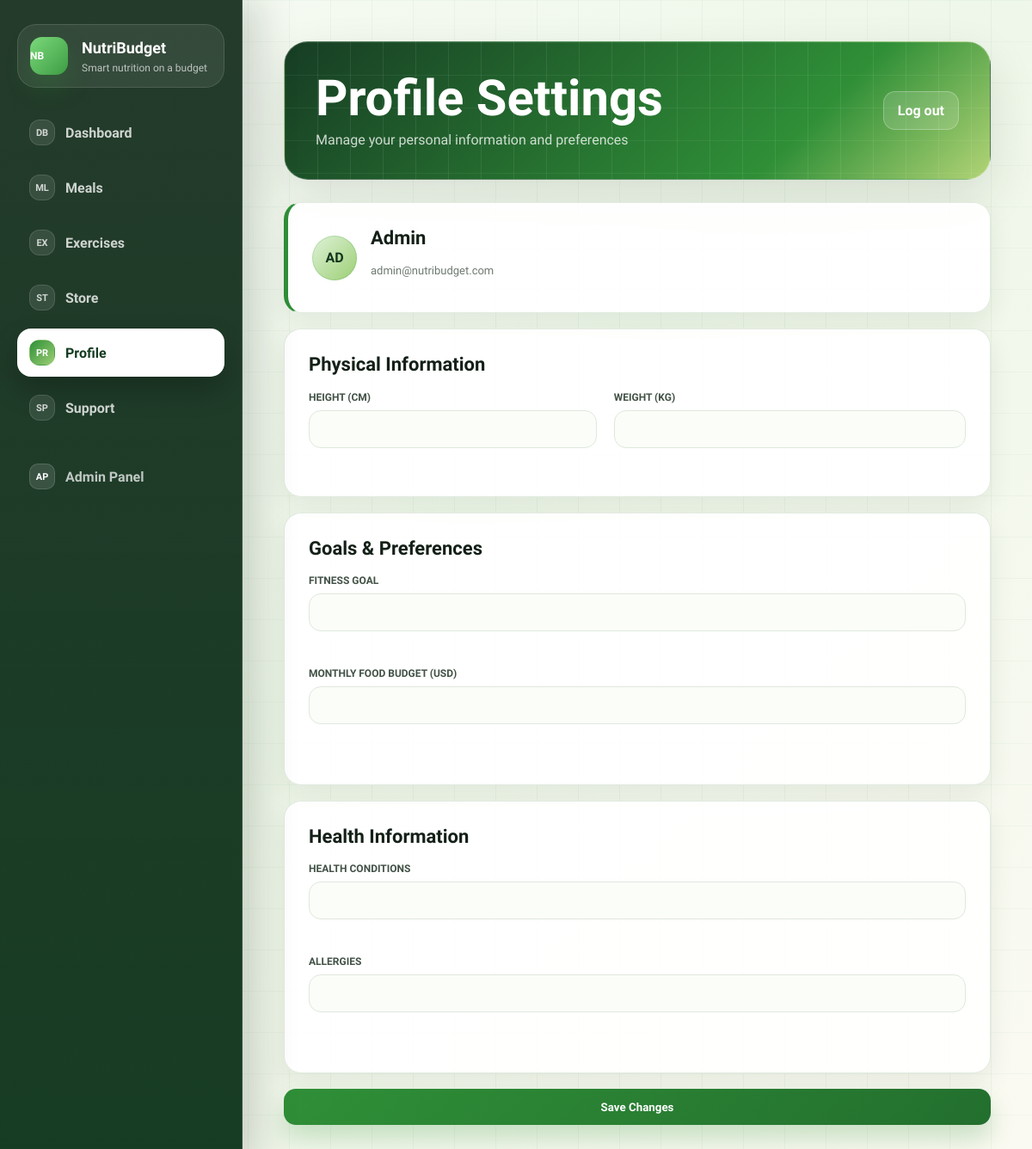
The app's page /view/profile.php (signed in) with its own data.
### tables this page shows
CREATE TABLE `user` (
  id INT AUTO_INCREMENT PRIMARY KEY,
  name VARCHAR(100) NOT NULL,
  email VARCHAR(150) NOT NULL UNIQUE,
  password VARCHAR(255) NOT NULL,
  role ENUM('admin','user') NOT NULL DEFAULT 'user'
);

### Model/UserModel.php (called while the page is built, shortened)
<?php
class UserModel
{
    public function getById($id)
    {
        $db = config::getConnexion();
        $stmt = $db->prepare('SELECT * FROM user WHERE id = :id');
        $stmt->execute(['id' => $id]);
        return $stmt->fetch();
    }
}
?>

### controller/UserC.php (called while the page is built, shortened)
<?php
require_once __DIR__ . '/../Model/UserModel.php';
class UserC
{
    private $model;
    public function __construct()
    {
        $this->model = new UserModel();
    }
    public function getById($id)
    {
        return $this->model->getById($id);
    }
}
?>

### controller/auth.php (called while the page is built, shortened)
<?php
require_once __DIR__ . '/UserC.php';
function refresh_current_user($loginPath = 'login.php')
{
    $userController = new UserC();
    $freshUser = $userController->getById((int) $_SESSION['user']['id']);
    return $freshUser;
}
function require_login($loginPath = 'login.php')
{
    refresh_current_user($loginPath);
}
?>

### view/profile.php (the view, shortened to what this page needs)
<?php
require_once __DIR__ . '/../controller/auth.php';
require_login();
$user = $_SESSION['user'];
$profilePageController = new ProfilePageController();
['profile' => $profile] = $profilePageController->handle($user);
?>
<!doctype html>
<html lang="en">
<head>
  <link rel="stylesheet" href="styles.css" />
</head>
<body>
  <div class="app" data-view="dashboard">
    <main class="dashboard">
      <aside class="sidebar">
        <div class="brand small">
          <div class="brand-mark"></div>
          <div>
            <h1>NutriBudget</h1>
            <p>Smart nutrition on a budget</p>
          </div>
        </div>
        <nav>
          <a class="nav-link" href="dashboard.php">Dashboard</a>
          <a class="nav-link" href="meals.php">Meals</a>
          <a class="nav-link" href="exercises.php">Exercises</a>
          <a class="nav-link" href="store.php">Store</a>
          <a class="nav-link active" href="profile.php">Profile</a>
          <a class="nav-link" href="support.php">Support</a>
          <a class="nav-link portal-link" href="access.php?target=admin"><span class="nav-icon">AP</span>Admin Panel</a>
        </nav>
      </aside>
      <section class="content">
        <header class="page-head">
          <div>
            <h2>Profile Settings</h2>
            <p>Manage your personal information and preferences</p>
          </div>
          <a class="btn ghost" href="logout.php">Log out</a>
        </header>
        <form method="post" id="profile-form" class="stack" novalidate>
          <div class="card profile-card">
            <div class="avatar"><?= strtoupper(substr($user['name'], 0, 2)) ?></div>
            <div>
              <h3><?= htmlspecialchars($user['name']) ?></h3>
              <p class="muted"><?= htmlspecialchars($user['email']) ?></p>
            </div>
          </div>
          <div class="card">
            <h3>Physical Information</h3>
            <div class="two-col inputs">
              <label>
                <span>Height (cm)</span>
                <input type="text" name="height" id="profile-height" value="<?= htmlspecialchars($profile['height'] ?? '') ?>" />
                <small class="error" data-error-for="profile-height"></small>
              </label>
              <label>
                <span>Weight (kg)</span>
                <input type="text" name="weight" id="profile-weight" value="<?= htmlspecialchars($profile['weight'] ?? '') ?>" />
                <small class="error" data-error-for="profile-weight"></small>
              </label>
            </div>
          </div>
          <div class="card">
            <h3>Goals & Preferences</h3>
            <label>
              <span>Fitness goal</span>
              <input type="text" name="goal" id="profile-goal" value="<?= htmlspecialchars($profile['goal'] ?? '') ?>" />
              <small class="error" data-error-for="profile-goal"></small>
            </label>
            <label>
              <span>Monthly Food Budget (USD)</span>
              <input type="text" name="budget" id="profile-budget" value="<?= htmlspecialchars($profile['budget'] ?? '') ?>" />
              <small class="error" data-error-for="profile-budget"></small>
            </label>
          </div>
          <div class="card">
            <h3>Health Information</h3>
            <label>
              <span>Health conditions</span>
              <input type="text" name="disease" id="profile-disease" value="<?= htmlspecialchars($profile['disease'] ?? '') ?>" />
              <small class="error" data-error-for="profile-disease"></small>
            </label>
            <label>
              <span>Allergies</span>
              <input type="text" name="allergy" id="profile-allergy" value="<?= htmlspecialchars($profile['allergy'] ?? '') ?>" />
              <small class="error" data-error-for="profile-allergy"></small>
            </label>
          </div>
          <button class="btn primary" type="submit">Save Changes</button>
        </form>
      </section>
    </main>
  </div>
</body>
</html>

### records on screen
user: name "AD", name "Admin", email "admin@nutribudget.com"
